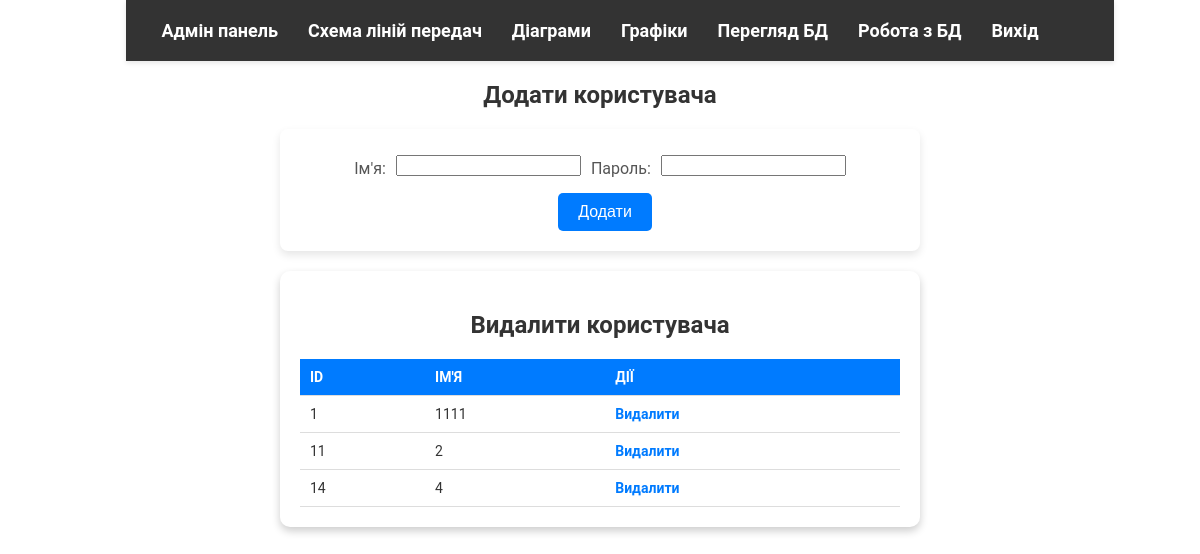
The page /admin.php (signed in) on the database its author committed.
### tables this page shows
CREATE TABLE `users` (
  `id` int(11) NOT NULL,
  `name` varchar(50) NOT NULL,
  `password` varchar(255) NOT NULL,
  `role` enum('user','admin') NOT NULL DEFAULT 'user'
);

### admin.php (the view, shortened to what this page needs)
<?php
include 'db.php';
$sql = "SELECT * FROM users WHERE role='user'";
$result = $conn->query($sql);
?>
<!DOCTYPE html>
<html lang="uk">
<head>
    <link rel="stylesheet" href="style.css">
</head>
<header>
    <nav class="navbar">
        <ul class="navbar-list">
            <li><a href="admin.php">Адмін панель</a></li>
            <li><a href="Schema_ad.php">Схема ліній передач</a></li>
            <li><a href="Diagrams_ad.php">Діаграми</a></li>
            <li><a href="Graphics_ad.php">Графіки</a></li>
            <li><a href="FilterBD.php">Перегляд БД</a></li>
            <li><a href="WorkBD_ad.php">Робота з БД</a></li>
            <li><a href="auth.php?logout=true">Вихід</a></li>
        </ul>
    </nav>
</header>
<body>
    <div class="admin-panel">
        <div class="section">
                    <h2 style="text-align: center;">Додати користувача</h2>
            <form method="POST">
                <label for="name">Ім'я:</label>
                <input type="text" name="name" id="name" required>
                <label for="password">Пароль:</label>
                <input type="password" name="password" id="password" required>
                <button type="submit" name="add_user">Додати</button>
            </form>
        </div>
    <div class="table-container">
        <h2 style="text-align: center;">Видалити користувача</h2>
        <table>
            <thead>
                <tr>
                    <th>ID</th>
                    <th>Ім'я</th>
                    <th>Дії</th>
                </tr>
            </thead>
            <tbody>
                <?php while ($row = $result->fetch_assoc()): ?>
                    <tr>
                        <td><?php echo $row['id']; ?></td>
                        <td><?php echo $row['name']; ?></td>
                        <td>
                            <a href="admin.php?delete=<?php echo $row['id']; ?>">Видалити</a>
                        </td>
                    </tr>
                <?php endwhile; ?>
            </tbody>
        </table>
    </div>
</body>
</html>

### style.css (style rules this page uses)
body { margin: 0; padding: 0; font-family: 'Roboto', sans-serif; background: url('ФОН.jpg') no-repeat center center fixed; background-size: cover; color: #333; display: flex; flex-direction: column; align-items: center; justify-content: flex-start; }
.navbar { width: 100%; background: #333; color: #fff; display: flex; justify-content: space-between; padding: 10px 20px; box-shadow: 0 2px 5px rgba(0, 0, 0, 0.1); }
.navbar-list { list-style: none; display: flex; justify-content: center; padding: 10px 0; margin: 0; }
.navbar-list li { margin: 0 15px; }
.navbar-list a { text-decoration: none; color: white; font-size: 18px; font-weight: bold; }
.filter-form, form, .selection-container form { margin: 20px auto; max-width: 600px; background: white; padding: 20px; border-radius: 8px; box-shadow: 0 4px 8px rgba(0, 0, 0, 0.1); text-align: center; display: flex; align-items: center; gap: 10px; flex-wrap: wrap; justify-content: center; }
.filter-form label, form label, .selection-container label { display: block; font-size: 16px; margin: 10px 0 5px; text-align: left; color: #555; }
.filter-form button, form button, .selection-container button { padding: 10px 20px; background: #007BFF; color: white; border: none; border-radius: 5px; cursor: pointer; font-size: 16px; transition: background-color 0.3s ease; margin-left: 10px; }
.table-container { margin: 20px auto; max-width: 800px; background: white; padding: 20px; border-radius: 10px; box-shadow: 0 4px 8px rgba(0, 0, 0, 0.2); overflow-x: auto; }
table { width: 100%; border-collapse: collapse; }
table thead { background: #007BFF; color: white; }
table th, table td { padding: 10px; text-align: left; border-bottom: 1px solid #ddd; }
table th { text-transform: uppercase; font-size: 14px; }
table td a { color: #007BFF; text-decoration: none; font-weight: bold; }
table td { font-size: 14px; }

### rows shown on the page
users: id "1", name "1111"
users: id "11", name "2"
users: id "14", name "4"
